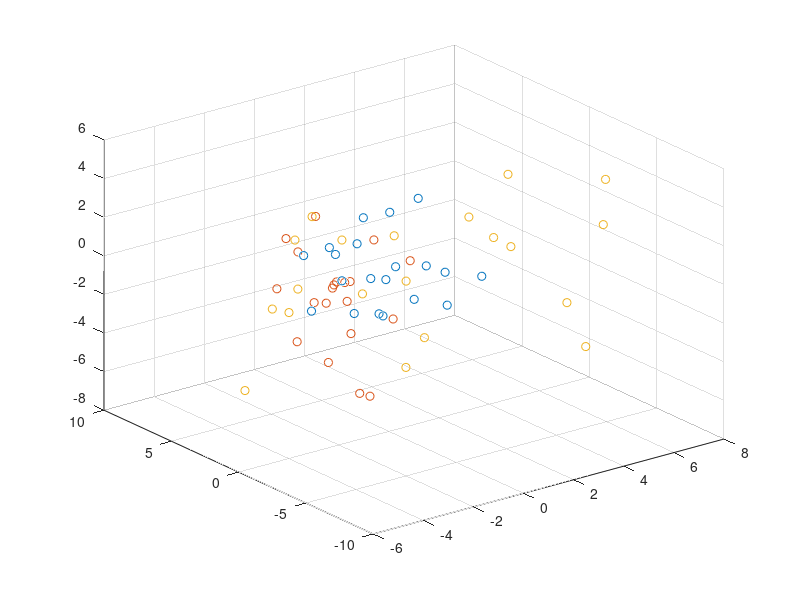

The MATLAB script that drew this image:
%%
clc
clear all
clc
RAND=randn(3,20);
mean1=[0;0;0];
sd1=[sqrt(3);sqrt(5);sqrt(2)];
A=bsxfun(@plus,mean1,bsxfun(@times,sd1,RAND));
RAND=randn(3,20);
mean2=[1;5;-3];
sd2=[sqrt(1);sqrt(4);sqrt(6)];
B=bsxfun(@plus,mean2,bsxfun(@times,sd2,RAND));
RAND=randn(3,20);
mean3=[0;0;0];
sd3=[sqrt(10);sqrt(10);sqrt(10)];
C=bsxfun(@plus,mean3,bsxfun(@times,sd3,RAND));
A1=A';
B1=B';
C1=C';
scatter3(A1(:,1),A1(:,2),A1(:,3),'green','green')
hold on
scatter3(B1(:,1),B1(:,2),B1(:,3),'blue','blue')
scatter3(C1(:,1),C1(:,2),C1(:,3),'red','red')
hold off
mean1new=sum (A,2)/20;
mean2new=sum (B,2)/20;
mean3new=sum (C,2)/20;
%%
X=A(1,:)-mean1new(1);
Y=A(2,:)-mean1new(2);
Z=A(3,:)-mean1new(3);
COV1=[X*X',X*Y',X*Z';Y*X',Y*Y',Y*Z';Z*X',Z*Y',Z*Z'];
COV1=COV1/19;
X=B(1,:)-mean2new(1);
Y=B(2,:)-mean2new(2);
Z=B(3,:)-mean2new(3);
COV2=[X*X',X*Y',X*Z';Y*X',Y*Y',Y*Z';Z*X',Z*Y',Z*Z'];
COV2=COV2/19;
X=C(1,:)-mean3new(1);
Y=C(2,:)-mean3new(2);
Z=C(3,:)-mean3new(3);
COV3=[X*X',X*Y',X*Z';Y*X',Y*Y',Y*Z';Z*X',Z*Y',Z*Z'];
COV3=COV3/19;
%%

x1=[0,0,0];

p11=exp(-0.5*(x1'-mean1new)'*inv(COV1)*(x1'-mean1new))/((2*pi)^1.5*sqrt(det(COV1)));
p12=exp(-0.5*(x1'-mean2new)'*inv(COV2)*(x1'-mean2new))/((2*pi)^1.5*sqrt(det(COV2)));
p13=exp(-0.5*(x1'-mean3new)'*inv(COV3)*(x1'-mean3new))/((2*pi)^1.5*sqrt(det(COV3)));
P=[p11,p12,p13];
if max(P)==p11
    class(1,:)='class 1';
elseif max(P)==p12
    class(1,:)='class 2';
else 
    class(1,:)='class 3';
end

%%
x2=[1,6,-3];
p11=exp(-0.5*(x2'-mean1new)'*inv(COV1)*(x2'-mean1new))/((2*pi)^1.5*sqrt(det(COV1)));
p12=exp(-0.5*(x2'-mean2new)'*inv(COV2)*(x2'-mean2new))/((2*pi)^1.5*sqrt(det(COV2)));
p13=exp(-0.5*(x2'-mean3new)'*inv(COV3)*(x2'-mean3new))/((2*pi)^1.5*sqrt(det(COV3)));
P=[p11,p12,p13];
if max(P)==p11
    class(2,:)='class 1';
elseif max(P)==p12
    class(2,:)='class 2';
else 
    class(2,:)='class 3';
end
%%
x3=[0.8,3.0,-1.5];
p11=exp(-0.5*(x2'-mean1new)'*inv(COV1)*(x3'-mean1new))/((2*pi)^1.5*sqrt(det(COV1)));
p12=exp(-0.5*(x3'-mean2new)'*inv(COV2)*(x3'-mean2new))/((2*pi)^1.5*sqrt(det(COV2)));
p13=exp(-0.5*(x3'-mean3new)'*inv(COV3)*(x2'-mean3new))/((2*pi)^1.5*sqrt(det(COV3)));
P=[p11,p12,p13];
if max(P)==p11
    class(3,:)='class 1';
elseif max(P)==p12
    class(3,:)='class 2';
else 
    class(3,:)='class 3';
end
%%
x4=[8,-8,8];
p11=exp(-0.5*(x4'-mean1new)'*inv(COV1)*(x4'-mean1new))/((2*pi)^1.5*sqrt(det(COV1)));
p12=exp(-0.5*(x4'-mean2new)'*inv(COV2)*(x4'-mean2new))/((2*pi)^1.5*sqrt(det(COV2)));
p13=exp(-0.5*(x4'-mean3new)'*inv(COV3)*(x4'-mean3new))/((2*pi)^1.5*sqrt(det(COV3)));
P=[p11,p12,p13];
if max(P)==p11
    class(4,:)='class 1';
elseif max(P)==p12
    class(4,:)='class 2';
else 
    class(4,:)='class 3';
end
%%
x5=[-1,1,-1];
p11=exp(-0.5*(x5'-mean1new)'*inv(COV1)*(x5'-mean1new))/((2*pi)^1.5*sqrt(det(COV1)));
p12=exp(-0.5*(x5'-mean2new)'*inv(COV2)*(x5'-mean2new))/((2*pi)^1.5*sqrt(det(COV2)));
p13=exp(-0.5*(x5'-mean3new)'*inv(COV3)*(x5'-mean3new))/((2*pi)^1.5*sqrt(det(COV3)));
P=[p11,p12,p13];
if max(P)==p11
    class(5,:)='class 1';
elseif max(P)==p12
    class(5,:)='class 2';
else 
    class(5,:)='class 3';
end
%%
x6=[0,5,0];
p11=exp(-0.5*(x6'-mean1new)'*inv(COV1)*(x6'-mean1new))/((2*pi)^1.5*sqrt(det(COV1)));
p12=exp(-0.5*(x6'-mean2new)'*inv(COV2)*(x6'-mean2new))/((2*pi)^1.5*sqrt(det(COV2)));
p13=exp(-0.5*(x6'-mean3new)'*inv(COV3)*(x6'-mean3new))/((2*pi)^1.5*sqrt(det(COV3)));
P=[p11,p12,p13];
if max(P)==p11
    class(1,:)='class 1';
elseif max(P)==p12
    class(6,:)='class 2';
else 
    class(6,:)='class 3';
end
class
%%
%%
%%
%%

x1=[0,0,0];

p11=exp(-0.5*(x1'-mean1new)'*inv(COV1)*(x1'-mean1new))/((2*pi)^1.5*sqrt(det(COV1)));
p12=exp(-0.5*(x1'-mean2new)'*inv(COV2)*(x1'-mean2new))/((2*pi)^1.5*sqrt(det(COV2)));
p13=3*exp(-0.5*(x1'-mean3new)'*inv(COV3)*(x1'-mean3new))/((2*pi)^1.5*sqrt(det(COV3)));
P=[p11,p12,p13];
if max(P)==p11
    class(1,:)='class 1';
elseif max(P)==p12
    class(1,:)='class 2';
else 
    class(1,:)='class 3';
end

%%
x2=[1,6,-3];
p11=exp(-0.5*(x2'-mean1new)'*inv(COV1)*(x2'-mean1new))/((2*pi)^1.5*sqrt(det(COV1)));
p12=exp(-0.5*(x2'-mean2new)'*inv(COV2)*(x2'-mean2new))/((2*pi)^1.5*sqrt(det(COV2)));
p13=3*exp(-0.5*(x2'-mean3new)'*inv(COV3)*(x2'-mean3new))/((2*pi)^1.5*sqrt(det(COV3)));
P=[p11,p12,p13];
if max(P)==p11
    class(2,:)='class 1';
elseif max(P)==p12
    class(2,:)='class 2';
else 
    class(2,:)='class 3';
end
%%
x3=[0.8,3.0,-1.5];
p11=exp(-0.5*(x2'-mean1new)'*inv(COV1)*(x3'-mean1new))/((2*pi)^1.5*sqrt(det(COV1)));
p12=exp(-0.5*(x3'-mean2new)'*inv(COV2)*(x3'-mean2new))/((2*pi)^1.5*sqrt(det(COV2)));
p13=3*exp(-0.5*(x3'-mean3new)'*inv(COV3)*(x2'-mean3new))/((2*pi)^1.5*sqrt(det(COV3)));
P=[p11,p12,p13];
if max(P)==p11
    class(3,:)='class 1';
elseif max(P)==p12
    class(3,:)='class 2';
else 
    class(3,:)='class 3';
end
%%
x4=[8,-8,8];
p11=exp(-0.5*(x4'-mean1new)'*inv(COV1)*(x4'-mean1new))/((2*pi)^1.5*sqrt(det(COV1)));
p12=exp(-0.5*(x4'-mean2new)'*inv(COV2)*(x4'-mean2new))/((2*pi)^1.5*sqrt(det(COV2)));
p13=3*exp(-0.5*(x4'-mean3new)'*inv(COV3)*(x4'-mean3new))/((2*pi)^1.5*sqrt(det(COV3)));
P=[p11,p12,p13];
if max(P)==p11
    class(4,:)='class 1';
elseif max(P)==p12
    class(4,:)='class 2';
else 
    class(4,:)='class 3';
end
%%
x5=[-1,1,-1];
p11=exp(-0.5*(x5'-mean1new)'*inv(COV1)*(x5'-mean1new))/((2*pi)^1.5*sqrt(det(COV1)));
p12=exp(-0.5*(x5'-mean2new)'*inv(COV2)*(x5'-mean2new))/((2*pi)^1.5*sqrt(det(COV2)));
p13=3*exp(-0.5*(x5'-mean3new)'*inv(COV3)*(x5'-mean3new))/((2*pi)^1.5*sqrt(det(COV3)));
P=[p11,p12,p13];
if max(P)==p11
    class(5,:)='class 1';
elseif max(P)==p12
    class(5,:)='class 2';
else 
    class(5,:)='class 3';
end
%%
x6=[0,5,0];
p11=exp(-0.5*(x6'-mean1new)'*inv(COV1)*(x6'-mean1new))/((2*pi)^1.5*sqrt(det(COV1)));
p12=exp(-0.5*(x6'-mean2new)'*inv(COV2)*(x6'-mean2new))/((2*pi)^1.5*sqrt(det(COV2)));
p13=3*exp(-0.5*(x6'-mean3new)'*inv(COV3)*(x6'-mean3new))/((2*pi)^1.5*sqrt(det(COV3)));
P=[p11,p12,p13];
if max(P)==p11
    class(1,:)='class 1';
elseif max(P)==p12
    class(6,:)='class 2';
else 
    class(6,:)='class 3';
end
class